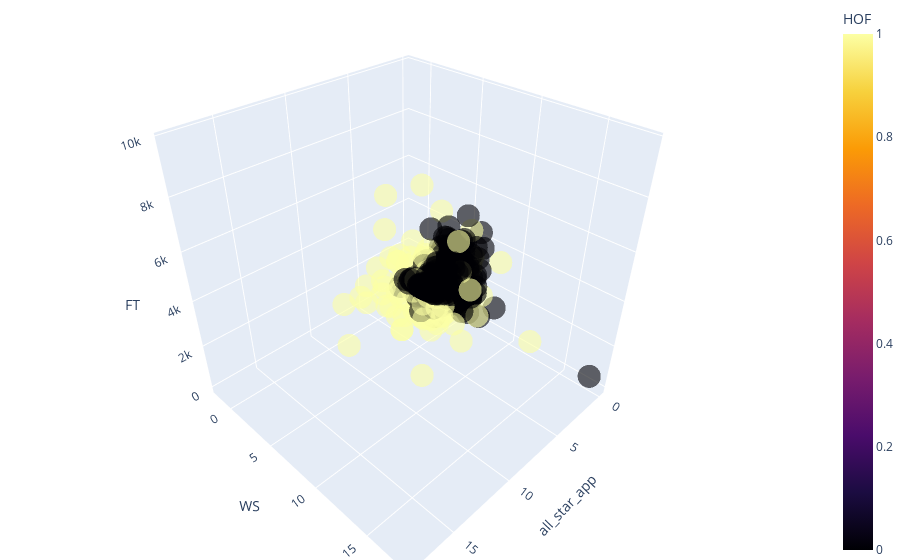

Notebook cell for this chart:
### Markdown cell above
#### 3D Plot of Win-Share, Free-Throws, and All-Star Appearances

### Code cell
fig = px.scatter_3d(nba_retired, x='all_star_app', y='WS', z='FT', color='HOF', size_max=18, opacity=0.6,\
                   color_continuous_scale='inferno')
fig.update_layout(margin=dict(l=0, r=0, b=0, t=0))
#fig.show()

### Figure 1 — Plotly figure (JSON) as saved in the notebook; plotly's stock layout.template omitted (floating-point values rounded to 4 significant figures; data arrays with more than 128 entries replaced by an {"elided": "..."} marker saying what was removed)
{"data": [{"hovertemplate": "all_star_app=%{x}<br>WS=%{y}<br>FT=%{z}<br>HOF=%{marker.color}<extra></extra>", "legendgroup": "", "marker": {"color": {"elided": "3153 int values"}, "coloraxis": "coloraxis", "opacity": 0.6, "symbol": "circle"}, "mode": "markers", "name": "", "scene": "scene", "showlegend": false, "type": "scatter3d", "x": {"elided": "3153 int values"}, "y": {"elided": "3153 float values"}, "z": {"elided": "3153 int values"}}], "layout": {"coloraxis": {"colorbar": {"title": {"text": "HOF"}}, "colorscale": [[0, "#000004"], [0.1111, "#1b0c41"], [0.2222, "#4a0c6b"], [0.3333, "#781c6d"], [0.4444, "#a52c60"], [0.5556, "#cf4446"], [0.6667, "#ed6925"], [0.7778, "#fb9b06"], [0.8889, "#f7d13d"], [1, "#fcffa4"]]}, "legend": {"tracegroupgap": 0}, "margin": {"b": 0, "l": 0, "r": 0, "t": 0}, "scene": {"domain": {"x": [0, 1], "y": [0, 1]}, "xaxis": {"title": {"text": "all_star_app"}}, "yaxis": {"title": {"text": "WS"}}, "zaxis": {"title": {"text": "FT"}}}}}
